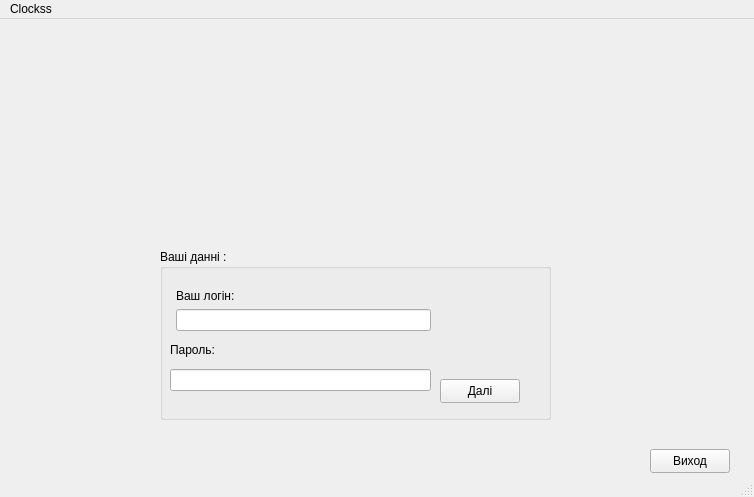
<?xml version="1.0" encoding="UTF-8"?>
<ui version="4.0">
 <class>MainWindow</class>
 <widget class="QMainWindow" name="MainWindow">
  <property name="geometry">
   <rect>
    <x>0</x>
    <y>0</y>
    <width>754</width>
    <height>497</height>
   </rect>
  </property>
  <property name="windowTitle">
   <string>MainWindow</string>
  </property>
  <property name="styleSheet">
   <string notr="true"/>
  </property>
  <widget class="QWidget" name="centralwidget">
   <widget class="QGroupBox" name="groupBox">
    <property name="geometry">
     <rect>
      <x>160</x>
      <y>230</y>
      <width>391</width>
      <height>171</height>
     </rect>
    </property>
    <property name="title">
     <string>Ваші данні :</string>
    </property>
    <widget class="QWidget" name="verticalLayoutWidget">
     <property name="geometry">
      <rect>
       <x>10</x>
       <y>40</y>
       <width>261</width>
       <height>102</height>
      </rect>
     </property>
     <layout class="QVBoxLayout" name="verticalLayout">
      <item>
       <layout class="QFormLayout" name="formLayout">
        <item row="0" column="1">
         <widget class="QLabel" name="label">
          <property name="text">
           <string>Ваш логін:</string>
          </property>
         </widget>
        </item>
        <item row="1" column="1">
         <widget class="QLineEdit" name="lineEdit"/>
        </item>
       </layout>
      </item>
      <item>
       <widget class="QLabel" name="label_2">
        <property name="text">
         <string>Пароль:</string>
        </property>
       </widget>
      </item>
      <item>
       <widget class="QLineEdit" name="lineEdit_2"/>
      </item>
     </layout>
    </widget>
    <widget class="QPushButton" name="pushButton">
     <property name="geometry">
      <rect>
       <x>280</x>
       <y>130</y>
       <width>80</width>
       <height>24</height>
      </rect>
     </property>
     <property name="text">
      <string>Далі</string>
     </property>
    </widget>
   </widget>
   <widget class="QLabel" name="img1">
    <property name="geometry">
     <rect>
      <x>270</x>
      <y>70</y>
      <width>211</width>
      <height>141</height>
     </rect>
    </property>
    <property name="text">
     <string/>
    </property>
   </widget>
   <widget class="QPushButton" name="pushButton_2">
    <property name="geometry">
     <rect>
      <x>650</x>
      <y>430</y>
      <width>80</width>
      <height>24</height>
     </rect>
    </property>
    <property name="text">
     <string>Виход</string>
    </property>
   </widget>
  </widget>
  <widget class="QMenuBar" name="menubar">
   <property name="geometry">
    <rect>
     <x>0</x>
     <y>0</y>
     <width>754</width>
     <height>21</height>
    </rect>
   </property>
   <widget class="QMenu" name="menuClockss">
    <property name="title">
     <string>Clockss</string>
    </property>
   </widget>
   <addaction name="menuClockss"/>
  </widget>
  <widget class="QStatusBar" name="statusbar"/>
 </widget>
 <resources/>
 <connections/>
</ui>
